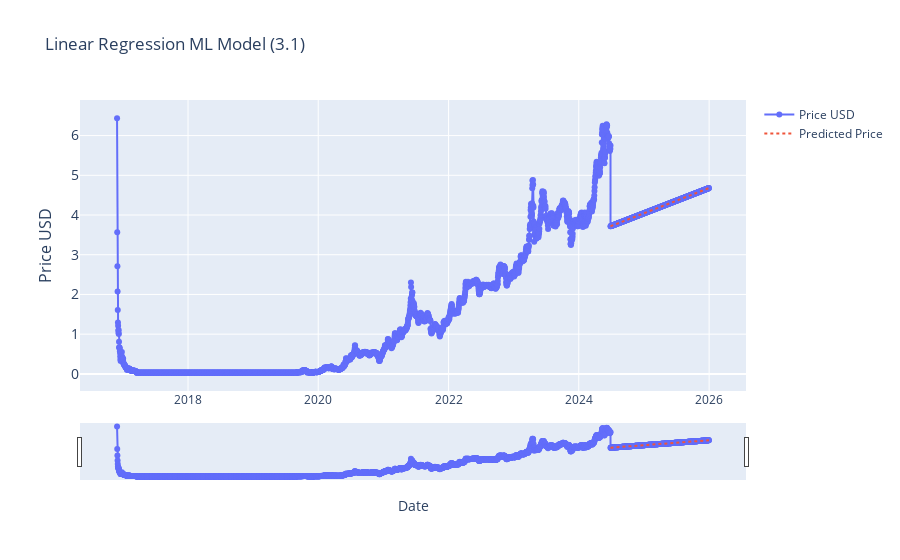

The cell this chart's notebook holds for it:
### Code cell
# Linear Regression (3.1) FUTURE MODELLING STRATEGY

# Linear Regression (3.1)

from sklearn.linear_model import LinearRegression
from sklearn.model_selection import train_test_split
import plotly.graph_objects as go
import pandas as pd
from ipywidgets import interact, DatePicker
import numpy as np

current_item['date_ordinal'] = current_item.index.map(pd.Timestamp.toordinal)
X = current_item['date_ordinal'].values.reshape(-1, 1)
y = current_item['price_usd'].values

# THIS SECTION IS FOR FUTURE PRICE PREDICTION:
future_dates = pd.date_range(start=current_item.index[-1], end='2025-12-31')
future_dates_ordinal = future_dates.map(pd.Timestamp.toordinal).values.reshape(-1, 1)

# intialize the model (like initialising a variable)
model_lr = LinearRegression()
model_lr.fit(X, y)

# make predictions
y_pred = model_lr.predict(future_dates_ordinal)

# Create a DataFrame for future predictions
future_df = pd.DataFrame(data={'date': future_dates, 'price_usd': y_pred})
future_df.set_index('date', inplace=True)

# Combine current_item and future_df
combined_df = pd.concat([current_item, future_df])

def update_graph(start_date, end_date):
    # Filtering the data based on the date range
    mask = (combined_df.index >= pd.to_datetime(start_date)) & (combined_df.index <= pd.to_datetime(end_date))
    filtered_data = combined_df.loc[mask]

    # Creating the plot
    fig = go.Figure()
    fig.add_trace(go.Scatter(x=filtered_data.index, y=filtered_data['price_usd'], mode='lines+markers', name='Price USD'))

    # Add the predicted prices
    fig.add_trace(go.Scatter(x=future_df.index, y=future_df['price_usd'], mode='lines', name='Predicted Price', line=dict(dash='dot')))

    # Formatting
    fig.update_layout(
        title='Linear Regression ML Model (3.1)',
        xaxis_title='Date',
        yaxis_title='Price USD',
        yaxis=dict(
            title='Price USD',
            titlefont_size=16,
            tickfont_size=14,
        ),
        xaxis=dict(  # Added lines for range slider
            rangeslider=dict(
                visible=True
            ),
            type="date"
        ),
        showlegend=True
    )

    fig.show()

# Creating interactive widgets for date selection
start_date_picker = DatePicker(description='Start Date', value=combined_df.index[0], disabled=False)
end_date_picker = DatePicker(description='End Date', value=combined_df.index[-1], disabled=False)

# Display the interactive widget
interact(update_graph, start_date=start_date_picker, end_date=end_date_picker)

### Figure 1 — Plotly figure (JSON) as saved in the notebook; plotly's stock layout.template omitted (floating-point values rounded to 4 significant figures; data arrays with more than 128 entries replaced by an {"elided": "..."} marker saying what was removed)
{"data": [{"mode": "lines+markers", "name": "Price USD", "type": "scatter", "x": {"elided": "3321 str values"}, "y": {"elided": "3321 float values"}}, {"line": {"dash": "dot"}, "mode": "lines", "name": "Predicted Price", "type": "scatter", "x": {"elided": "553 str values"}, "y": {"elided": "553 float values"}}], "layout": {"showlegend": true, "title": {"text": "Linear Regression ML Model (3.1)"}, "xaxis": {"rangeslider": {"visible": true}, "title": {"text": "Date"}, "type": "date"}, "yaxis": {"tickfont": {"size": 14}, "title": {"font": {"size": 16}, "text": "Price USD"}}}}
